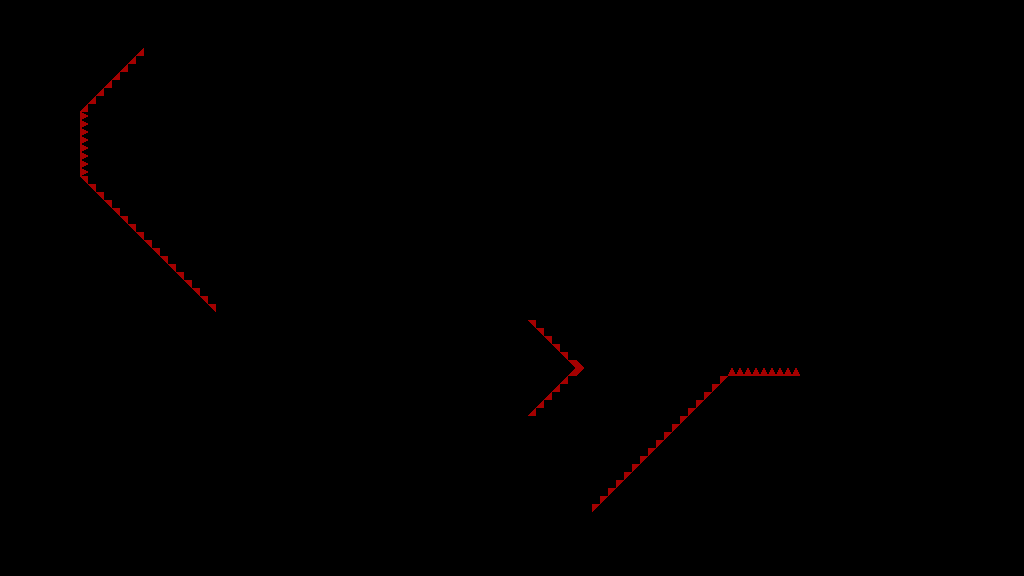

Rendered tile map (Tiled .tmx) drawn with the repository's tilesets; below, a short description and the map source with its tile grids summarised:
An orthogonal 128x72 tile map with 8x8 px tiles, 1 tile layer (T_Spikes) and 26 objects.

<map version="1.4" tiledversion="1.4.3" orientation="orthogonal" renderorder="right-down" width="128" height="72" tilewidth="8" tileheight="8" infinite="0" nextlayerid="8" nextobjectid="1054">
 <tileset firstgid="1" source="../../../Sprites/Tiles/DEV/flat/T_spr_nv_flat_0.tsx" />
 <layer id="1" name="T_Spikes" width="128" height="72">
  <data>[9216 cells, 73 non-empty, 2 distinct tile ids]</data>
 </layer>
 <objectgroup id="2" name="C_Solid">
  <object id="1024" x="192" y="136">
   <polygon points="0,0 88,0 88,88" />
  </object>
  <object id="1025" x="280" y="48" width="744" height="176" />
  <object id="1026" x="72" y="16" width="952" height="32" />
  <object id="1027" x="48" y="48" width="32" height="264" />
  <object id="1028" x="80" y="176">
   <polygon points="0,0 136,136 0,136" />
  </object>
  <object id="1029" x="72" y="312" width="248" height="32" />
  <object id="1030" x="320" y="312" width="208" height="112" />
  <object id="1032" x="592" y="512">
   <polygon points="0,0 136,-136 136,0" />
  </object>
  <object id="1034" x="528" y="320">
   <polygon points="0,0 48,48 0,48" />
  </object>
  <object id="1036" x="728" y="376" width="72" height="32" />
  <object id="1037" x="800" y="376">
   <polygon points="0,0 64,-64 64,0" />
  </object>
  <object id="1038" x="320" y="512" width="408" height="64" />
  <object id="1040" x="864" y="312" width="128" height="32" />
  <object id="1041" x="528" y="368">
   <polygon points="0,0 0,48 48,0" />
  </object>
  <object id="1042" x="600" y="224">
   <polygon points="0,0 80,0 80,80" />
  </object>
  <object id="1044" x="680" y="224" width="120" height="80" />
  <object id="1045" x="80" y="48">
   <polygon points="0,0 0,64 64,0" />
  </object>
  <object id="1046" x="992" y="224" width="32" height="120" />
  <object id="1047" x="320" y="424" width="32" height="88" />
  <object id="1048" x="272" y="48">
   <polygon points="0,0 8,0 8,8" />
  </object>
  <object id="1049" x="352" y="424">
   <polygon points="0,0 8,0 0,8" />
  </object>
  <object id="1050" x="352" y="504">
   <polygon points="0,0 8,8 0,8" />
  </object>
  <object id="1051" x="800" y="224">
   <polygon points="0,0 8,0 0,8" />
  </object>
  <object id="1052" x="984" y="224">
   <polygon points="0,0 8,8 8,0" />
  </object>
  <object id="1053" x="984" y="312">
   <polygon points="0,0 8,-8 8,0 0,0" />
  </object>
 </objectgroup>
 <objectgroup id="3" name="C_Balls">
  <object id="1039" x="160" y="104" width="8" height="8" />
 </objectgroup>
 <objectgroup id="4" name="C_Orbs" />
 <objectgroup id="7" name="C_Spikes" />
</map>
